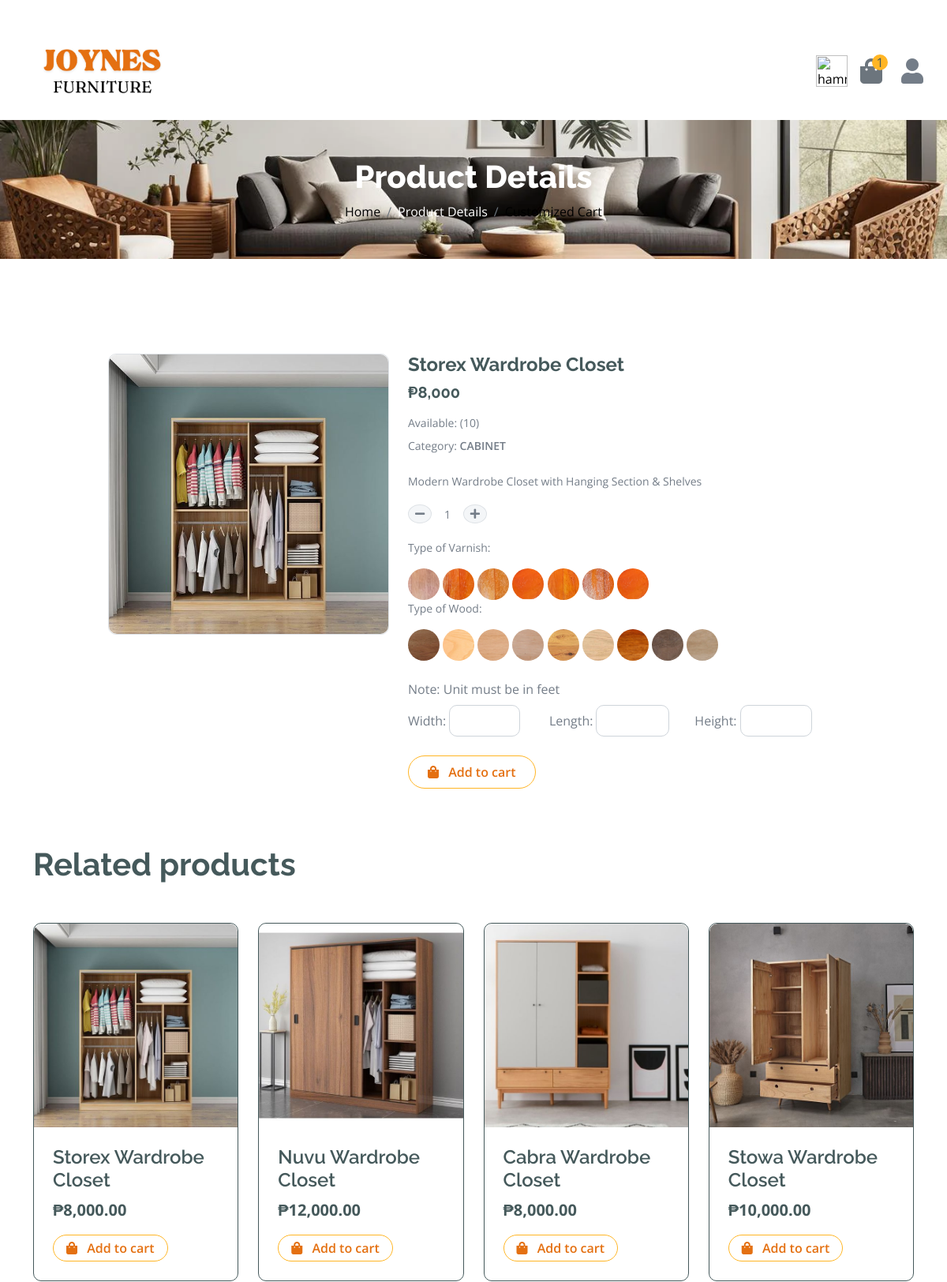
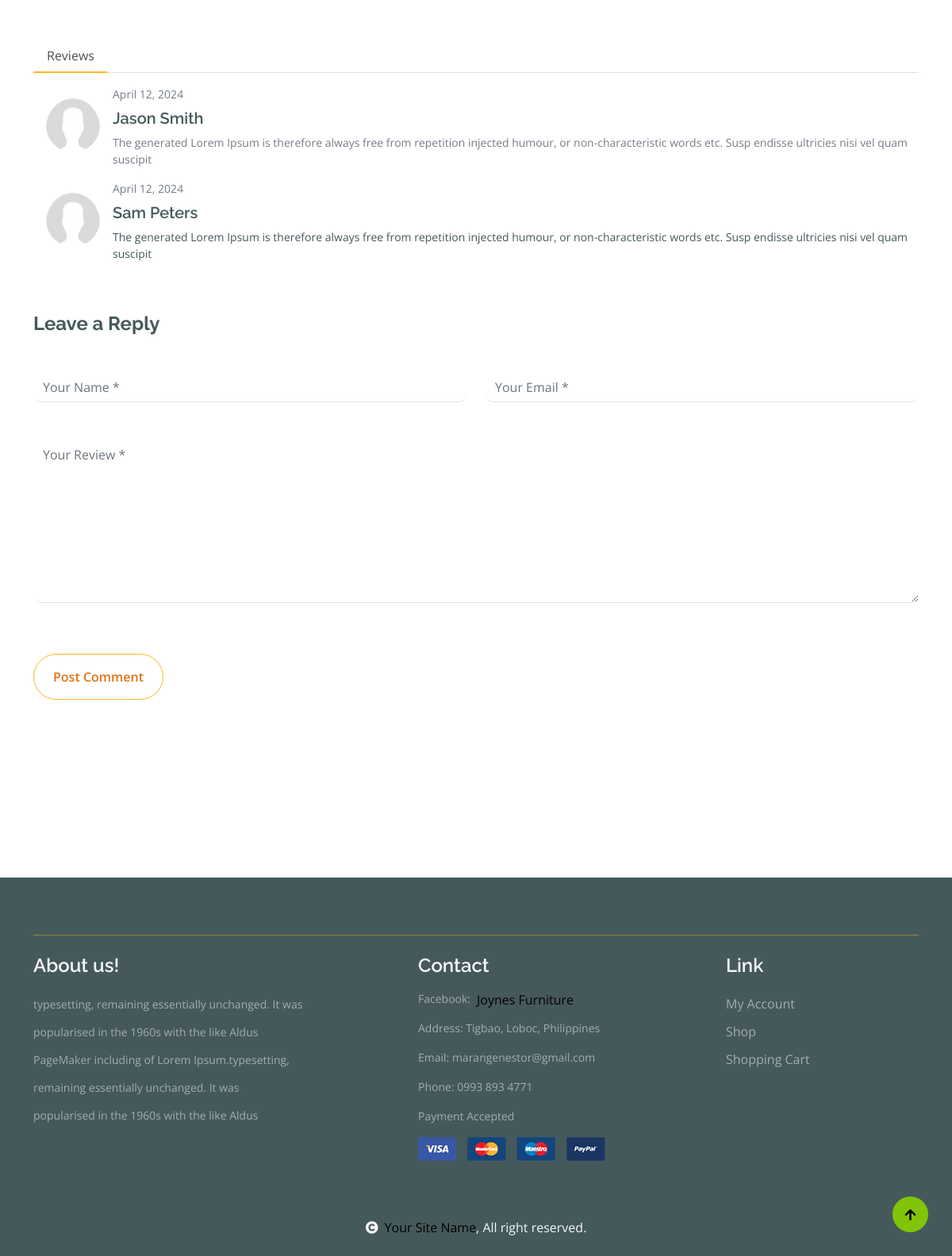
The page /customshop.php?id=130 on the database its author committed (2 pictures, top to bottom).
### tables this page shows
CREATE TABLE `furnituretbl` (
  `fID` bigint(20) NOT NULL,
  `fName` varchar(255) NOT NULL,
  `category` varchar(255) NOT NULL,
  `image` varchar(255) NOT NULL,
  `fDes` varchar(5000) NOT NULL,
  `fQuantity` int(11) NOT NULL,
  `cost` bigint(255) NOT NULL,
  `date` date NOT NULL,
  `width` decimal(10,2) DEFAULT NULL,
  `length` decimal(10,2) DEFAULT NULL,
  `height` decimal(10,2) DEFAULT NULL
);

CREATE TABLE `varnishtbl` (
  `ID` int(255) NOT NULL,
  `vName` varchar(255) NOT NULL,
  `image` varchar(255) NOT NULL,
  `vQuantity` int(255) NOT NULL,
  `cost` int(255) NOT NULL,
  `vDes` varchar(255) NOT NULL,
  `date` date NOT NULL
);

CREATE TABLE `rawmtbl` (
  `pID` int(11) NOT NULL,
  `pName` varchar(255) NOT NULL,
  `image` varchar(255) NOT NULL,
  `pQuantity` int(11) NOT NULL,
  `pCost` int(255) NOT NULL,
  `pDes` varchar(255) NOT NULL,
  `date` date NOT NULL
);

### customshop.php (the view, shortened to what the rows shown need)
<?php
include("functions.php");
include("customfunc.php");
$id = $_GET['id'];
$sql = "SELECT * FROM furnituretbl WHERE fID= $id";
$result = mysqli_query($conn, $sql);
$row = mysqli_fetch_assoc($result);
$number = $row['cost'];
$formattedNumber = number_format($number, 0, '.', ',');
$cost = $formattedNumber;
$cat = $row['category'];
$sqlcat = "SELECT * FROM furnituretbl WHERE category = '$cat'";
$resultcat = mysqli_query($conn, $sqlcat);
?>
<!DOCTYPE html>
<html lang="en">
<head>
    <link rel="stylesheet" href="https://use.fontawesome.com/releases/v5.15.4/css/all.css" />
    <link href="https://cdn.jsdelivr.net/npm/bootstrap-icons@1.4.1/font/bootstrap-icons.css" rel="stylesheet">
    <link href="lib/lightbox/css/lightbox.min.css" rel="stylesheet">
    <link href="lib/owlcarousel/assets/owl.carousel.min.css" rel="stylesheet">
    <link href="css/bootstrap.min.css" rel="stylesheet">
    <link href="css/style.css" rel="stylesheet">
</head>
<body>
    <div class="container-fluid page-header py-5">
        <h1 class="text-center text-white display-6">Product Details</h1>
    </div>
    <br>
    <div class="container-fluid py-5">
        <div class="container py-5">
            <form action="customSubmit.php" method="POST">
                <div class="col-lg-12 col-xl-12">
                    <div class="row justify-content-center">
                        <div class="col-lg-4">
                            <div class="border rounded">
                                <a href="#">
                                    <img src="./up/<?php echo $row['image']; ?>" class="img-fluid rounded" alt="Image">
                                </a>
                            </div>
                        </div>
                        <div class="col-lg-6">
                            <h4 class="fw-bold"><?php echo $row['fName']; ?></h4>
                            <h5 class="fw-bold mb-3">&#8369;<?php echo $cost; ?></h5>
                            <p class="mb-2">Available: (<?php echo $row['fQuantity']; ?>)</p>
                            <p class="mb-3">Category: <span class="text-uppercase"><?php echo $row['category']; ?></span></p>
                            <p class="mb-3"><?php echo $row['fDes']; ?></p>
                            <div class="input-group quantity mb-3 d-flex align-items-center" style="width: 100px;">
                                <div class="input-group-btn">
                                </div>
                                <input type="text" name="quantity" id="quantity" class="form-control form-control-sm text-center border-0 bg-transparent" readonly value="1">
                                <div class="input-group-btn">
                                </div>
                            </div>
                            <p class="mb-3">Type of Varnish:</p>
                            <div class="image-container">
                                <?php while ($rows = mysqli_fetch_assoc($varresult)) { ?>
                                    <label for="<?php echo $rows['ID']; ?>" class="input_var hover-text">
                                        <img class="img1" src="./up/<?php echo $rows['image']; ?>" alt="" width="40" height="40">
                                    </label>
                                <?php } ?>
                            </div>
                            <p class="mb-3">Type of Wood:</p>
                            <div class="image-container mt-2">
                                <?php while ($rows = mysqli_fetch_assoc($rawresult)) { ?>
                                    <label for="<?php echo $rows['pID']; ?>" class="input_var hover-text">
                                        <img class="img1" src="./up/<?php echo $rows['image']; ?>" alt="" width="40" height="40">
                                    </label>
                                <?php } ?>
                            </div>
                            <div class="custom-size mt-4">
                                <label>Note: Unit must be in feet</label>
                                <div class=" mt-2 d-flex justify-content-start">
                                </div>
                            </div>
                            <div>
                                <button type="submit" class="btn border border-secondary rounded-pill px-4 py-2 text-primary mt-4 mb-4" name="add"><i class="fa fa-shopping-bag me-2 text-primary"></i> Add to cart</button>
                            </div>
                        </div>
                    </div>
                </div>
            </form>
            <h1 class="fw-bold mb-0 mt-5">Related products</h1>
            <div class="vesitable">
                <div class="owl-carousel vegetable-carousel justify-content-center">
                    <?php while ($rowcat = mysqli_fetch_assoc($resultcat)) {
                        $number = $rowcat['cost'];
                        $formattedNumber = number_format($number, 2, '.', ',');
                        $costt = $formattedNumber;
                        ?>
                        <div class="border border-dark rounded position-relative vesitable-item">
                            <div class="vesitable-img">
                                <a href="?id=<?php echo $rowcat['fID']; ?>">
                                    <img src="./up/<?php echo $rowcat['image']; ?>" class="img-fluid w-100 rounded-top" alt="">
                                </a>
                            </div>
                            <div class="p-4 pb-0 rounded-bottom">
                                <h4><?php echo $rowcat['fName']; ?></h4>
                                <div class="d-flex justify-content-between flex-lg-wrap">
                                    <p class="text-dark fs-5 fw-bold">&#8369;<?php echo $costt; ?></p>
                                    <a href="#" class="btn border border-secondary rounded-pill px-3 py-1 mb-4 text-primary"><i class="fa fa-shopping-bag me-2 text-primary"></i> Add to cart</a>
                                </div>
                            </div>
                        </div>
                    <?php
                    }
                    ?>
                </div>
            </div>
        </div>
    </div>
</body>
</html>

### rows shown on the page
furnituretbl: image (picture), fName "Storex Wardrobe Closet", cost "8,000", fQuantity "10", category "CABINET", fDes "Modern Wardrobe Closet with Hanging Section & Shelves", cost "8,000.00"
varnishtbl: image (picture)
varnishtbl: image (picture)
varnishtbl: image (picture)
varnishtbl: image (picture)
varnishtbl: image (picture)
varnishtbl: image (picture)
varnishtbl: image (picture)
rawmtbl: image (picture)
rawmtbl: image (picture)
rawmtbl: image (picture)
rawmtbl: image (picture)
rawmtbl: image (picture)
rawmtbl: image (picture)
rawmtbl: image (picture)
rawmtbl: image (picture)
rawmtbl: image (picture)
furnituretbl: image (picture), fName "Nuvu Wardrobe Closet", cost "12,000.00"
furnituretbl: image (picture), fName "Cabra Wardrobe Closet", cost "8,000.00"
furnituretbl: image (picture), fName "Stowa Wardrobe Closet", cost "10,000.00"

### other values the page prints
$i "1"
